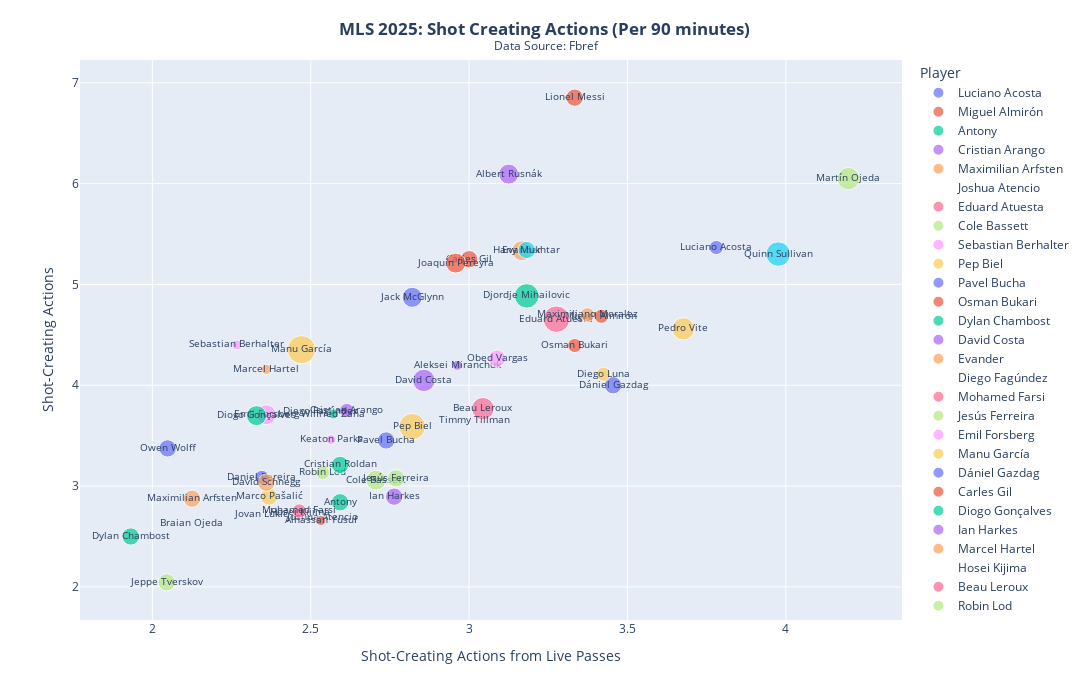

Notebook code cell kept with this figure:
### Code cell
fig_bestSCA = px.scatter(sca_best, x = sca_best['SCA_PassLive']/sca_best['90s'], y = sca_best['SCA']/sca_best['90s'], size = 'GCA', hover_name = 'GCA', text = 'Player', color = 'Player')
fig_bestSCA.update_traces(textposition = 'middle center', textfont=dict(size=10))
fig_bestSCA.update_layout(xaxis_title = 'Shot-Creating Actions from Live Passes', yaxis_title = 'Shot-Creating Actions', width = 1200, height = 700, paper_bgcolor='White',
                     title={
        'text': '<b>MLS 2025: Shot Creating Actions (Per 90 minutes) </b><br><sup>Data Source: Fbref</sup>',
        'y':0.95,
        'x':0.5,
        'xanchor': 'center',
        'yanchor': 'top'
                     })

### Figure 1 — Plotly figure (JSON) as saved in the notebook; plotly's stock layout.template omitted (floating-point values rounded to 4 significant figures)
{"data": [{"hovertemplate": "<b>%{hovertext}</b><br><br>Player=%{text}<br>x=%{x}<br>y=%{y}<br>GCA=%{marker.size}<extra></extra>", "hovertext": [2.0], "legendgroup": "Luciano Acosta", "marker": {"color": "#636efa", "size": [2], "sizemode": "area", "sizeref": 0.02, "symbol": "circle"}, "mode": "markers+text", "name": "Luciano Acosta", "orientation": "v", "showlegend": true, "text": ["Luciano Acosta"], "textfont": {"size": 10}, "textposition": "middle center", "type": "scatter", "x": [3.78], "xaxis": "x", "y": [5.366], "yaxis": "y"}, {"hovertemplate": "<b>%{hovertext}</b><br><br>Player=%{text}<br>x=%{x}<br>y=%{y}<br>GCA=%{marker.size}<extra></extra>", "hovertext": [2.0], "legendgroup": "Miguel Almirón", "marker": {"color": "#EF553B", "size": [2], "sizemode": "area", "sizeref": 0.02, "symbol": "circle"}, "mode": "markers+text", "name": "Miguel Almirón", "orientation": "v", "showlegend": true, "text": ["Miguel Almirón"], "textfont": {"size": 10}, "textposition": "middle center", "type": "scatter", "x": [3.418], "xaxis": "x", "y": [4.684], "yaxis": "y"}, {"hovertemplate": "<b>%{hovertext}</b><br><br>Player=%{text}<br>x=%{x}<br>y=%{y}<br>GCA=%{marker.size}<extra></extra>", "hovertext": [3.0], "legendgroup": "Antony", "marker": {"color": "#00cc96", "size": [3], "sizemode": "area", "sizeref": 0.02, "symbol": "circle"}, "mode": "markers+text", "name": "Antony", "orientation": "v", "showlegend": true, "text": ["Antony"], "textfont": {"size": 10}, "textposition": "middle center", "type": "scatter", "x": [2.593], "xaxis": "x", "y": [2.84], "yaxis": "y"}, {"hovertemplate": "<b>%{hovertext}</b><br><br>Player=%{text}<br>x=%{x}<br>y=%{y}<br>GCA=%{marker.size}<extra></extra>", "hovertext": [2.0], "legendgroup": "Cristian Arango", "marker": {"color": "#ab63fa", "size": [2], "sizemode": "area", "sizeref": 0.02, "symbol": "circle"}, "mode": "markers+text", "name": "Cristian Arango", "orientation": "v", "showlegend": true, "text": ["Cristian Arango"], "textfont": {"size": 10}, "textposition": "middle center", "type": "scatter", "x": [2.614], "xaxis": "x", "y": [3.75], "yaxis": "y"}, {"hovertemplate": "<b>%{hovertext}</b><br><br>Player=%{text}<br>x=%{x}<br>y=%{y}<br>GCA=%{marker.size}<extra></extra>", "hovertext": [3.0], "legendgroup": "Maximilian Arfsten", "marker": {"color": "#FFA15A", "size": [3], "sizemode": "area", "sizeref": 0.02, "symbol": "circle"}, "mode": "markers+text", "name": "Maximilian Arfsten", "orientation": "v", "showlegend": true, "text": ["Maximilian Arfsten"], "textfont": {"size": 10}, "textposition": "middle center", "type": "scatter", "x": [2.125], "xaxis": "x", "y": [2.875], "yaxis": "y"}, {"hovertemplate": "<b>%{hovertext}</b><br><br>Player=%{text}<br>x=%{x}<br>y=%{y}<br>GCA=%{marker.size}<extra></extra>", "hovertext": [0.0], "legendgroup": "Joshua Atencio", "marker": {"color": "#19d3f3", "size": [0], "sizemode": "area", "sizeref": 0.02, "symbol": "circle"}, "mode": "markers+text", "name": "Joshua Atencio", "orientation": "v", "showlegend": true, "text": ["Joshua Atencio"], "textfont": {"size": 10}, "textposition": "middle center", "type": "scatter", "x": [2.537], "xaxis": "x", "y": [2.687], "yaxis": "y"}, {"hovertemplate": "<b>%{hovertext}</b><br><br>Player=%{text}<br>x=%{x}<br>y=%{y}<br>GCA=%{marker.size}<extra></extra>", "hovertext": [7.0], "legendgroup": "Eduard Atuesta", "marker": {"color": "#FF6692", "size": [7], "sizemode": "area", "sizeref": 0.02, "symbol": "circle"}, "mode": "markers+text", "name": "Eduard Atuesta", "orientation": "v", "showlegend": true, "text": ["Eduard Atuesta"], "textfont": {"size": 10}, "textposition": "middle center", "type": "scatter", "x": [3.276], "xaxis": "x", "y": [4.655], "yaxis": "y"}, {"hovertemplate": "<b>%{hovertext}</b><br><br>Player=%{text}<br>x=%{x}<br>y=%{y}<br>GCA=%{marker.size}<extra></extra>", "hovertext": [4.0], "legendgroup": "Cole Bassett", "marker": {"color": "#B6E880", "size": [4], "sizemode": "area", "sizeref": 0.02, "symbol": "circle"}, "mode": "markers+text", "name": "Cole Bassett", "orientation": "v", "showlegend": true, "text": ["Cole Bassett"], "textfont": {"size": 10}, "textposition": "middle center", "type": "scatter", "x": [2.706], "xaxis": "x", "y": [3.059], "yaxis": "y"}, {"hovertemplate": "<b>%{hovertext}</b><br><br>Player=%{text}<br>x=%{x}<br>y=%{y}<br>GCA=%{marker.size}<extra></extra>", "hovertext": [1.0], "legendgroup": "Sebastian Berhalter", "marker": {"color": "#FF97FF", "size": [1], "sizemode": "area", "sizeref": 0.02, "symbol": "circle"}, "mode": "markers+text", "name": "Sebastian Berhalter", "orientation": "v", "showlegend": true, "text": ["Sebastian Berhalter"], "textfont": {"size": 10}, "textposition": "middle center", "type": "scatter", "x": [2.267], "xaxis": "x", "y": [4.4], "yaxis": "y"}, {"hovertemplate": "<b>%{hovertext}</b><br><br>Player=%{text}<br>x=%{x}<br>y=%{y}<br>GCA=%{marker.size}<extra></extra>", "hovertext": [7.0], "legendgroup": "Pep Biel", "marker": {"color": "#FECB52", "size": [7], "sizemode": "area", "sizeref": 0.02, "symbol": "circle"}, "mode": "markers+text", "name": "Pep Biel", "orientation": "v", "showlegend": true, "text": ["Pep Biel"], "textfont": {"size": 10}, "textposition": "middle center", "type": "scatter", "x": [2.821], "xaxis": "x", "y": [3.59], "yaxis": "y"}, {"hovertemplate": "<b>%{hovertext}</b><br><br>Player=%{text}<br>x=%{x}<br>y=%{y}<br>GCA=%{marker.size}<extra></extra>", "hovertext": [3.0], "legendgroup": "Pavel Bucha", "marker": {"color": "#636efa", "size": [3], "sizemode": "area", "sizeref": 0.02, "symbol": "circle"}, "mode": "markers+text", "name": "Pavel Bucha", "orientation": "v", "showlegend": true, "text": ["Pavel Bucha"], "textfont": {"size": 10}, "textposition": "middle center", "type": "scatter", "x": [2.738], "xaxis": "x", "y": [3.452], "yaxis": "y"}, {"hovertemplate": "<b>%{hovertext}</b><br><br>Player=%{text}<br>x=%{x}<br>y=%{y}<br>GCA=%{marker.size}<extra></extra>", "hovertext": [2.0], "legendgroup": "Osman Bukari", "marker": {"color": "#EF553B", "size": [2], "sizemode": "area", "sizeref": 0.02, "symbol": "circle"}, "mode": "markers+text", "name": "Osman Bukari", "orientation": "v", "showlegend": true, "text": ["Osman Bukari"], "textfont": {"size": 10}, "textposition": "middle center", "type": "scatter", "x": [3.333], "xaxis": "x", "y": [4.394], "yaxis": "y"}, {"hovertemplate": "<b>%{hovertext}</b><br><br>Player=%{text}<br>x=%{x}<br>y=%{y}<br>GCA=%{marker.size}<extra></extra>", "hovertext": [3.0], "legendgroup": "Dylan Chambost", "marker": {"color": "#00cc96", "size": [3], "sizemode": "area", "sizeref": 0.02, "symbol": "circle"}, "mode": "markers+text", "name": "Dylan Chambost", "orientation": "v", "showlegend": true, "text": ["Dylan Chambost"], "textfont": {"size": 10}, "textposition": "middle center", "type": "scatter", "x": [1.932], "xaxis": "x", "y": [2.5], "yaxis": "y"}, {"hovertemplate": "<b>%{hovertext}</b><br><br>Player=%{text}<br>x=%{x}<br>y=%{y}<br>GCA=%{marker.size}<extra></extra>", "hovertext": [5.0], "legendgroup": "David Costa", "marker": {"color": "#ab63fa", "size": [5], "sizemode": "area", "sizeref": 0.02, "symbol": "circle"}, "mode": "markers+text", "name": "David Costa", "orientation": "v", "showlegend": true, "text": ["David Costa"], "textfont": {"size": 10}, "textposition": "middle center", "type": "scatter", "x": [2.857], "xaxis": "x", "y": [4.048], "yaxis": "y"}, {"hovertemplate": "<b>%{hovertext}</b><br><br>Player=%{text}<br>x=%{x}<br>y=%{y}<br>GCA=%{marker.size}<extra></extra>", "hovertext": [4.0], "legendgroup": "Evander", "marker": {"color": "#FFA15A", "size": [4], "sizemode": "area", "sizeref": 0.02, "symbol": "circle"}, "mode": "markers+text", "name": "Evander", "orientation": "v", "showlegend": true, "text": ["Evander"], "textfont": {"size": 10}, "textposition": "middle center", "type": "scatter", "x": [3.167], "xaxis": "x", "y": [5.333], "yaxis": "y"}, {"hovertemplate": "<b>%{hovertext}</b><br><br>Player=%{text}<br>x=%{x}<br>y=%{y}<br>GCA=%{marker.size}<extra></extra>", "hovertext": [0.0], "legendgroup": "Diego Fagúndez", "marker": {"color": "#19d3f3", "size": [0], "sizemode": "area", "sizeref": 0.02, "symbol": "circle"}, "mode": "markers+text", "name": "Diego Fagúndez", "orientation": "v", "showlegend": true, "text": ["Diego Fagúndez"], "textfont": {"size": 10}, "textposition": "middle center", "type": "scatter", "x": [2.53], "xaxis": "x", "y": [3.735], "yaxis": "y"}, {"hovertemplate": "<b>%{hovertext}</b><br><br>Player=%{text}<br>x=%{x}<br>y=%{y}<br>GCA=%{marker.size}<extra></extra>", "hovertext": [2.0], "legendgroup": "Mohamed Farsi", "marker": {"color": "#FF6692", "size": [2], "sizemode": "area", "sizeref": 0.02, "symbol": "circle"}, "mode": "markers+text", "name": "Mohamed Farsi", "orientation": "v", "showlegend": true, "text": ["Mohamed Farsi"], "textfont": {"size": 10}, "textposition": "middle center", "type": "scatter", "x": [2.464], "xaxis": "x", "y": [2.754], "yaxis": "y"}, {"hovertemplate": "<b>%{hovertext}</b><br><br>Player=%{text}<br>x=%{x}<br>y=%{y}<br>GCA=%{marker.size}<extra></extra>", "hovertext": [3.0], "legendgroup": "Jesús Ferreira", "marker": {"color": "#B6E880", "size": [3], "sizemode": "area", "sizeref": 0.02, "symbol": "circle"}, "mode": "markers+text", "name": "Jesús Ferreira", "orientation": "v", "showlegend": true, "text": ["Jesús Ferreira"], "textfont": {"size": 10}, "textposition": "middle center", "type": "scatter", "x": [2.769], "xaxis": "x", "y": [3.077], "yaxis": "y"}, {"hovertemplate": "<b>%{hovertext}</b><br><br>Player=%{text}<br>x=%{x}<br>y=%{y}<br>GCA=%{marker.size}<extra></extra>", "hovertext": [4.0], "legendgroup": "Emil Forsberg", "marker": {"color": "#FF97FF", "size": [4], "sizemode": "area", "sizeref": 0.02, "symbol": "circle"}, "mode": "markers+text", "name": "Emil Forsberg", "orientation": "v", "showlegend": true, "text": ["Emil Forsberg"], "textfont": {"size": 10}, "textposition": "middle center", "type": "scatter", "x": [2.36], "xaxis": "x", "y": [3.708], "yaxis": "y"}, {"hovertemplate": "<b>%{hovertext}</b><br><br>Player=%{text}<br>x=%{x}<br>y=%{y}<br>GCA=%{marker.size}<extra></extra>", "hovertext": [8.0], "legendgroup": "Manu García", "marker": {"color": "#FECB52", "size": [8], "sizemode": "area", "sizeref": 0.02, "symbol": "circle"}, "mode": "markers+text", "name": "Manu García", "orientation": "v", "showlegend": true, "text": ["Manu García"], "textfont": {"size": 10}, "textposition": "middle center", "type": "scatter", "x": [2.471], "xaxis": "x", "y": [4.353], "yaxis": "y"}, {"hovertemplate": "<b>%{hovertext}</b><br><br>Player=%{text}<br>x=%{x}<br>y=%{y}<br>GCA=%{marker.size}<extra></extra>", "hovertext": [3.0], "legendgroup": "Dániel Gazdag", "marker": {"color": "#636efa", "size": [3], "sizemode": "area", "sizeref": 0.02, "symbol": "circle"}, "mode": "markers+text", "name": "Dániel Gazdag", "orientation": "v", "showlegend": true, "text": ["Dániel Gazdag"], "textfont": {"size": 10}, "textposition": "middle center", "type": "scatter", "x": [3.455], "xaxis": "x", "y": [4.0], "yaxis": "y"}, {"hovertemplate": "<b>%{hovertext}</b><br><br>Player=%{text}<br>x=%{x}<br>y=%{y}<br>GCA=%{marker.size}<extra></extra>", "hovertext": [3.0], "legendgroup": "Carles Gil", "marker": {"color": "#EF553B", "size": [3], "sizemode": "area", "sizeref": 0.02, "symbol": "circle"}, "mode": "markers+text", "name": "Carles Gil", "orientation": "v", "showlegend": true, "text": ["Carles Gil"], "textfont": {"size": 10}, "textposition": "middle center", "type": "scatter", "x": [3.0], "xaxis": "x", "y": [5.25], "yaxis": "y"}, {"hovertemplate": "<b>%{hovertext}</b><br><br>Player=%{text}<br>x=%{x}<br>y=%{y}<br>GCA=%{marker.size}<extra></extra>", "hovertext": [4.0], "legendgroup": "Diogo Gonçalves", "marker": {"color": "#00cc96", "size": [4], "sizemode": "area", "sizeref": 0.02, "symbol": "circle"}, "mode": "markers+text", "name": "Diogo Gonçalves", "orientation": "v", "showlegend": true, "text": ["Diogo Gonçalves"], "textfont": {"size": 10}, "textposition": "middle center", "type": "scatter", "x": [2.329], "xaxis": "x", "y": [3.699], "yaxis": "y"}, {"hovertemplate": "<b>%{hovertext}</b><br><br>Player=%{text}<br>x=%{x}<br>y=%{y}<br>GCA=%{marker.size}<extra></extra>", "hovertext": [3.0], "legendgroup": "Ian Harkes", "marker": {"color": "#ab63fa", "size": [3], "sizemode": "area", "sizeref": 0.02, "symbol": "circle"}, "mode": "markers+text", "name": "Ian Harkes", "orientation": "v", "showlegend": true, "text": ["Ian Harkes"], "textfont": {"size": 10}, "textposition": "middle center", "type": "scatter", "x": [2.763], "xaxis": "x", "y": [2.895], "yaxis": "y"}, {"hovertemplate": "<b>%{hovertext}</b><br><br>Player=%{text}<br>x=%{x}<br>y=%{y}<br>GCA=%{marker.size}<extra></extra>", "hovertext": [1.0], "legendgroup": "Marcel Hartel", "marker": {"color": "#FFA15A", "size": [1], "sizemode": "area", "sizeref": 0.02, "symbol": "circle"}, "mode": "markers+text", "name": "Marcel Hartel", "orientation": "v", "showlegend": true, "text": ["Marcel Hartel"], "textfont": {"size": 10}, "textposition": "middle center", "type": "scatter", "x": [2.36], "xaxis": "x", "y": [4.157], "yaxis": "y"}, {"hovertemplate": "<b>%{hovertext}</b><br><br>Player=%{text}<br>x=%{x}<br>y=%{y}<br>GCA=%{marker.size}<extra></extra>", "hovertext": [0.0], "legendgroup": "Hosei Kijima", "marker": {"color": "#19d3f3", "size": [0], "sizemode": "area", "sizeref": 0.02, "symbol": "circle"}, "mode": "markers+text", "name": "Hosei Kijima", "orientation": "v", "showlegend": true, "text": ["Hosei Kijima"], "textfont": {"size": 10}, "textposition": "middle center", "type": "scatter", "x": [2.466], "xaxis": "x", "y": [2.74], "yaxis": "y"}, {"hovertemplate": "<b>%{hovertext}</b><br><br>Player=%{text}<br>x=%{x}<br>y=%{y}<br>GCA=%{marker.size}<extra></extra>", "hovertext": [5.0], "legendgroup": "Beau Leroux", "marker": {"color": "#FF6692", "size": [5], "sizemode": "area", "sizeref": 0.02, "symbol": "circle"}, "mode": "markers+text", "name": "Beau Leroux", "orientation": "v", "showlegend": true, "text": ["Beau Leroux"], "textfont": {"size": 10}, "textposition": "middle center", "type": "scatter", "x": [3.043], "xaxis": "x", "y": [3.768], "yaxis": "y"}, {"hovertemplate": "<b>%{hovertext}</b><br><br>Player=%{text}<br>x=%{x}<br>y=%{y}<br>GCA=%{marker.size}<extra></extra>", "hovertext": [2.0], "legendgroup": "Robin Lod", "marker": {"color": "#B6E880", "size": [2], "sizemode": "area", "sizeref": 0.02, "symbol": "circle"}, "mode": "markers+text", "name": "Robin Lod", "orientation": "v", "showlegend": true, "text": ["Robin Lod"], "textfont": {"size": 10}, "textposition": "middle center", "type": "scatter", "x": [2.537], "xaxis": "x", "y": [3.134], "yaxis": "y"}, {"hovertemplate": "<b>%{hovertext}</b><br><br>Player=%{text}<br>x=%{x}<br>y=%{y}<br>GCA=%{marker.size}<extra></extra>", "hovertext": [0.0], "legendgroup": "Jovan Lukić", "marker": {"color": "#FF97FF", "size": [0], "sizemode": "area", "sizeref": 0.02, "symbol": "circle"}, "mode": "markers+text", "name": "Jovan Lukić", "orientation": "v", "showlegend": true, "text": ["Jovan Lukić"], "textfont": {"size": 10}, "textposition": "middle center", "type": "scatter", "x": [2.346], "xaxis": "x", "y": [2.716], "yaxis": "y"}, {"hovertemplate": "<b>%{hovertext}</b><br><br>Player=%{text}<br>x=%{x}<br>y=%{y}<br>GCA=%{marker.size}<extra></extra>", "hovertext": [2.0], "legendgroup": "Diego Luna", "marker": {"color": "#FECB52", "size": [2], "sizemode": "area", "sizeref": 0.02, "symbol": "circle"}, "mode": "markers+text", "name": "Diego Luna", "orientation": "v", "showlegend": true, "text": ["Diego Luna"], "textfont": {"size": 10}, "textposition": "middle center", "type": "scatter", "x": [3.425], "xaxis": "x", "y": [4.11], "yaxis": "y"}, {"hovertemplate": "<b>%{hovertext}</b><br><br>Player=%{text}<br>x=%{x}<br>y=%{y}<br>GCA=%{marker.size}<extra></extra>", "hovertext": [4.0], "legendgroup": "Jack McGlynn", "marker": {"color": "#636efa", "size": [4], "sizemode": "area", "sizeref": 0.02, "symbol": "circle"}, "mode": "markers+text", "name": "Jack McGlynn", "orientation": "v", "showlegend": true, "text": ["Jack McGlynn"], "textfont": {"size": 10}, "textposition": "middle center", "type": "scatter", "x": [2.821], "xaxis": "x", "y": [4.872], "yaxis": "y"}, {"hovertemplate": "<b>%{hovertext}</b><br><br>Player=%{text}<br>x=%{x}<br>y=%{y}<br>GCA=%{marker.size}<extra></extra>", "hovertext": [3.0], "legendgroup": "Lionel Messi", "marker": {"color": "#EF553B", "size": [3], "sizemode": "area", "sizeref": 0.02, "symbol": "circle"}, "mode": "markers+text", "name": "Lionel Messi", "orientation": "v", "showlegend": true, "text": ["Lionel Messi"], "textfont": {"size": 10}, "textposition": "middle center", "type": "scatter", "x": [3.333], "xaxis": "x", "y": [6.852], "yaxis": "y"}, {"hovertemplate": "<b>%{hovertext}</b><br><br>Player=%{text}<br>x=%{x}<br>y=%{y}<br>GCA=%{marker.size}<extra></extra>", "hovertext": [6.0], "legendgroup": "Djordje Mihailovic", "marker": {"color": "#00cc96", "size": [6], "sizemode": "area", "sizeref": 0.02, "symbol": "circle"}, "mode": "markers+text", "name": "Djordje Mihailovic", "orientation": "v", "showlegend": true, "text": ["Djordje Mihailovic"], "textfont": {"size": 10}, "textposition": "middle center", "type": "scatter", "x": [3.182], "xaxis": "x", "y": [4.886], "yaxis": "y"}, {"hovertemplate": "<b>%{hovertext}</b><br><br>Player=%{text}<br>x=%{x}<br>y=%{y}<br>GCA=%{marker.size}<extra></extra>", "hovertext": [1.0], "legendgroup": "Aleksei Miranchuk", "marker": {"color": "#ab63fa", "size": [1], "sizemode": "area", "sizeref": 0.02, "symbol": "circle"}, "mode": "markers+text", "name": "Aleksei Miranchuk", "orientation": "v", "showlegend": true, "text": ["Aleksei Miranchuk"], "textfont": {"size": 10}, "textposition": "middle center", "type": "scatter", "x": [2.963], "xaxis": "x", "y": [4.198], "yaxis": "y"}, {"hovertemplate": "<b>%{hovertext}</b><br><br>Player=%{text}<br>x=%{x}<br>y=%{y}<br>GCA=%{marker.size}<extra></extra>", "hovertext": [2.0], "legendgroup": "Maximiliano Moralez", "marker": {"color": "#FFA15A", "size": [2], "sizemode": "area", "sizeref": 0.02, "symbol": "circle"}, "mode": "markers+text", "name": "Maximiliano Moralez", "orientation": "v", "showlegend": true, "text": ["Maximiliano Moralez"], "textfont": {"size": 10}, "textposition": "middle center", "type": "scatter", "x": [3.373], "xaxis": "x", "y": [4.699], "yaxis": "y"}, {"hovertemplate": "<b>%{hovertext}</b><br><br>Player=%{text}<br>x=%{x}<br>y=%{y}<br>GCA=%{marker.size}<extra></extra>", "hovertext": [3.0], "legendgroup": "Hany Mukhtar", "marker": {"color": "#19d3f3", "size": [3], "sizemode": "area", "sizeref": 0.02, "symbol": "circle"}, "mode": "markers+text", "name": "Hany Mukhtar", "orientation": "v", "showlegend": true, "text": ["Hany Mukhtar"], "textfont": {"size": 10}, "textposition": "middle center", "type": "scatter", "x": [3.182], "xaxis": "x", "y": [5.341], "yaxis": "y"}, {"hovertemplate": "<b>%{hovertext}</b><br><br>Player=%{text}<br>x=%{x}<br>y=%{y}<br>GCA=%{marker.size}<extra></extra>", "hovertext": [0.0], "legendgroup": "Braian Ojeda", "marker": {"color": "#FF6692", "size": [0], "sizemode": "area", "sizeref": 0.02, "symbol": "circle"}, "mode": "markers+text", "name": "Braian Ojeda", "orientation": "v", "showlegend": true, "text": ["Braian Ojeda"], "textfont": {"size": 10}, "textposition": "middle center", "type": "scatter", "x": [2.125], "xaxis": "x", "y": [2.625], "yaxis": "y"}, {"hovertemplate": "<b>%{hovertext}</b><br><br>Player=%{text}<br>x=%{x}<br>y=%{y}<br>GCA=%{marker.size}<extra></extra>", "hovertext": [5.0], "legendgroup": "Martín Ojeda", "marker": {"color": "#B6E880", "size": [5], "sizemode": "area", "sizeref": 0.02, "symbol": "circle"}, "mode": "markers+text", "name": "Martín Ojeda", "orientation": "v", "showlegend": true, "text": ["Martín Ojeda"], "textfont": {"size": 10}, "textposition": "middle center", "type": "scatter", "x": [4.198], "xaxis": "x", "y": [6.049], "yaxis": "y"}, {"hovertemplate": "<b>%{hovertext}</b><br><br>Player=%{text}<br>x=%{x}<br>y=%{y}<br>GCA=%{marker.size}<extra></extra>", "hovertext": [1.0], "legendgroup": "Keaton Parks", "marker": {"color": "#FF97FF", "size": [1], "sizemode": "area", "sizeref": 0.02, "symbol": "circle"}, "mode": "markers+text", "name": "Keaton Parks", "orientation": "v", "showlegend": true, "text": ["Keaton Parks"], "textfont": {"size": 10}, "textposition": "middle center", "type": "scatter", "x": [2.564], "xaxis": "x", "y": [3.462], "yaxis": "y"}, {"hovertemplate": "<b>%{hovertext}</b><br><br>Player=%{text}<br>x=%{x}<br>y=%{y}<br>GCA=%{marker.size}<extra></extra>", "hovertext": [3.0], "legendgroup": "Marco Pašalić", "marker": {"color": "#FECB52", "size": [3], "sizemode": "area", "sizeref": 0.02, "symbol": "circle"}, "mode": "markers+text", "name": "Marco Pašalić", "orientation": "v", "showlegend": true, "text": ["Marco Pašalić"], "textfont": {"size": 10}, "textposition": "middle center", "type": "scatter", "x": [2.368], "xaxis": "x", "y": [2.895], "yaxis": "y"}, {"hovertemplate": "<b>%{hovertext}</b><br><br>Player=%{text}<br>x=%{x}<br>y=%{y}<br>GCA=%{marker.size}<extra></extra>", "hovertext": [2.0], "legendgroup": "Daniel Pereira", "marker": {"color": "#636efa", "size": [2], "sizemode": "area", "sizeref": 0.02, "symbol": "circle"}, "mode": "markers+text", "name": "Daniel Pereira", "orientation": "v", "showlegend": true, "text": ["Daniel Pereira"], "textfont": {"size": 10}, "textposition": "middle center", "type": "scatter", "x": [2.346], "xaxis": "x", "y": [3.086], "yaxis": "y"}, {"hovertemplate": "<b>%{hovertext}</b><br><br>Player=%{text}<br>x=%{x}<br>y=%{y}<br>GCA=%{marker.size}<extra></extra>", "hovertext": [4.0], "legendgroup": "Joaquín Pereyra", "marker": {"color": "#EF553B", "size": [4], "sizemode": "area", "sizeref": 0.02, "symbol": "circle"}, "mode": "markers+text", "name": "Joaquín Pereyra", "orientation": "v", "showlegend": true, "text": ["Joaquín Pereyra"], "textfont": {"size": 10}, "textposition": "middle center", "type": "scatter", "x": [2.958], "xaxis": "x", "y": [5.211], "yaxis": "y"}, {"hovertemplate": "<b>%{hovertext}</b><br><br>Player=%{text}<br>x=%{x}<br>y=%{y}<br>GCA=%{marker.size}<extra></extra>", "hovertext": [3.0], "legendgroup": "Cristian Roldan", "marker": {"color": "#00cc96", "size": [3], "sizemode": "area", "sizeref": 0.02, "symbol": "circle"}, "mode": "markers+text", "name": "Cristian Roldan", "orientation": "v", "showlegend": true, "text": ["Cristian Roldan"], "textfont": {"size": 10}, "textposition": "middle center", "type": "scatter", "x": [2.593], "xaxis": "x", "y": [3.21], "yaxis": "y"}, {"hovertemplate": "<b>%{hovertext}</b><br><br>Player=%{text}<br>x=%{x}<br>y=%{y}<br>GCA=%{marker.size}<extra></extra>", "hovertext": [4.0], "legendgroup": "Albert Rusnák", "marker": {"color": "#ab63fa", "size": [4], "sizemode": "area", "sizeref": 0.02, "symbol": "circle"}, "mode": "markers+text", "name": "Albert Rusnák", "orientation": "v", "showlegend": true, "text": ["Albert Rusnák"], "textfont": {"size": 10}, "textposition": "middle center", "type": "scatter", "x": [3.125], "xaxis": "x", "y": [6.094], "yaxis": "y"}, {"hovertemplate": "<b>%{hovertext}</b><br><br>Player=%{text}<br>x=%{x}<br>y=%{y}<br>GCA=%{marker.size}<extra></extra>", "hovertext": [3.0], "legendgroup": "David Schnegg", "marker": {"color": "#FFA15A", "size": [3], "sizemode": "area", "sizeref": 0.02, "symbol": "circle"}, "mode": "markers+text", "name": "David Schnegg", "orientation": "v", "showlegend": true, "text": ["David Schnegg"], "textfont": {"size": 10}, "textposition": "middle center", "type": "scatter", "x": [2.36], "xaxis": "x", "y": [3.034], "yaxis": "y"}, {"hovertemplate": "<b>%{hovertext}</b><br><br>Player=%{text}<br>x=%{x}<br>y=%{y}<br>GCA=%{marker.size}<extra></extra>", "hovertext": [6.0], "legendgroup": "Quinn Sullivan", "marker": {"color": "#19d3f3", "size": [6], "sizemode": "area", "sizeref": 0.02, "symbol": "circle"}, "mode": "markers+text", "name": "Quinn Sullivan", "orientation": "v", "showlegend": true, "text": ["Quinn Sullivan"], "textfont": {"size": 10}, "textposition": "middle center", "type": "scatter", "x": [3.976], "xaxis": "x", "y": [5.301], "yaxis": "y"}, {"hovertemplate": "<b>%{hovertext}</b><br><br>Player=%{text}<br>x=%{x}<br>y=%{y}<br>GCA=%{marker.size}<extra></extra>", "hovertext": [0.0], "legendgroup": "Timmy Tillman", "marker": {"color": "#FF6692", "size": [0], "sizemode": "area", "sizeref": 0.02, "symbol": "circle"}, "mode": "markers+text", "name": "Timmy Tillman", "orientation": "v", "showlegend": true, "text": ["Timmy Tillman"], "textfont": {"size": 10}, "textposition": "middle center", "type": "scatter", "x": [3.016], "xaxis": "x", "y": [3.651], "yaxis": "y"}, {"hovertemplate": "<b>%{hovertext}</b><br><br>Player=%{text}<br>x=%{x}<br>y=%{y}<br>GCA=%{marker.size}<extra></extra>", "hovertext": [3.0], "legendgroup": "Jeppe Tverskov", "marker": {"color": "#B6E880", "size": [3], "sizemode": "area", "sizeref": 0.02, "symbol": "circle"}, "mode": "markers+text", "name": "Jeppe Tverskov", "orientation": "v", "showlegend": true, "text": ["Jeppe Tverskov"], "textfont": {"size": 10}, "textposition": "middle center", "type": "scatter", "x": [2.045], "xaxis": "x", "y": [2.045], "yaxis": "y"}, {"hovertemplate": "<b>%{hovertext}</b><br><br>Player=%{text}<br>x=%{x}<br>y=%{y}<br>GCA=%{marker.size}<extra></extra>", "hovertext": [3.0], "legendgroup": "Obed Vargas", "marker": {"color": "#FF97FF", "size": [3], "sizemode": "area", "sizeref": 0.02, "symbol": "circle"}, "mode": "markers+text", "name": "Obed Vargas", "orientation": "v", "showlegend": true, "text": ["Obed Vargas"], "textfont": {"size": 10}, "textposition": "middle center", "type": "scatter", "x": [3.088], "xaxis": "x", "y": [4.265], "yaxis": "y"}, {"hovertemplate": "<b>%{hovertext}</b><br><br>Player=%{text}<br>x=%{x}<br>y=%{y}<br>GCA=%{marker.size}<extra></extra>", "hovertext": [5.0], "legendgroup": "Pedro Vite", "marker": {"color": "#FECB52", "size": [5], "sizemode": "area", "sizeref": 0.02, "symbol": "circle"}, "mode": "markers+text", "name": "Pedro Vite", "orientation": "v", "showlegend": true, "text": ["Pedro Vite"], "textfont": {"size": 10}, "textposition": "middle center", "type": "scatter", "x": [3.676], "xaxis": "x", "y": [4.559], "yaxis": "y"}, {"hovertemplate": "<b>%{hovertext}</b><br><br>Player=%{text}<br>x=%{x}<br>y=%{y}<br>GCA=%{marker.size}<extra></extra>", "hovertext": [3.0], "legendgroup": "Owen Wolff", "marker": {"color": "#636efa", "size": [3], "sizemode": "area", "sizeref": 0.02, "symbol": "circle"}, "mode": "markers+text", "name": "Owen Wolff", "orientation": "v", "showlegend": true, "text": ["Owen Wolff"], "textfont": {"size": 10}, "textposition": "middle center", "type": "scatter", "x": [2.048], "xaxis": "x", "y": [3.373], "yaxis": "y"}, {"hovertemplate": "<b>%{hovertext}</b><br><br>Player=%{text}<br>x=%{x}<br>y=%{y}<br>GCA=%{marker.size}<extra></extra>", "hovertext": [1.0], "legendgroup": "Alhassan Yusuf", "marker": {"color": "#EF553B", "size": [1], "sizemode": "area", "sizeref": 0.02, "symbol": "circle"}, "mode": "markers+text", "name": "Alhassan Yusuf", "orientation": "v", "showlegend": true, "text": ["Alhassan Yusuf"], "textfont": {"size": 10}, "textposition": "middle center", "type": "scatter", "x": [2.532], "xaxis": "x", "y": [2.658], "yaxis": "y"}, {"hovertemplate": "<b>%{hovertext}</b><br><br>Player=%{text}<br>x=%{x}<br>y=%{y}<br>GCA=%{marker.size}<extra></extra>", "hovertext": [1.0], "legendgroup": "Wilfried Zaha", "marker": {"color": "#00cc96", "size": [1], "sizemode": "area", "sizeref": 0.02, "symbol": "circle"}, "mode": "markers+text", "name": "Wilfried Zaha", "orientation": "v", "showlegend": true, "text": ["Wilfried Zaha"], "textfont": {"size": 10}, "textposition": "middle center", "type": "scatter", "x": [2.571], "xaxis": "x", "y": [3.714], "yaxis": "y"}], "layout": {"height": 700, "legend": {"itemsizing": "constant", "title": {"text": "Player"}, "tracegroupgap": 0}, "margin": {"t": 60}, "paper_bgcolor": "White", "title": {"text": "<b>MLS 2025: Shot Creating Actions (Per 90 minutes) </b><br><sup>Data Source: Fbref</sup>", "x": 0.5, "xanchor": "center", "y": 0.95, "yanchor": "top"}, "width": 1200, "xaxis": {"anchor": "y", "domain": [0, 1], "title": {"text": "Shot-Creating Actions from Live Passes"}}, "yaxis": {"anchor": "x", "domain": [0, 1], "title": {"text": "Shot-Creating Actions"}}}}
